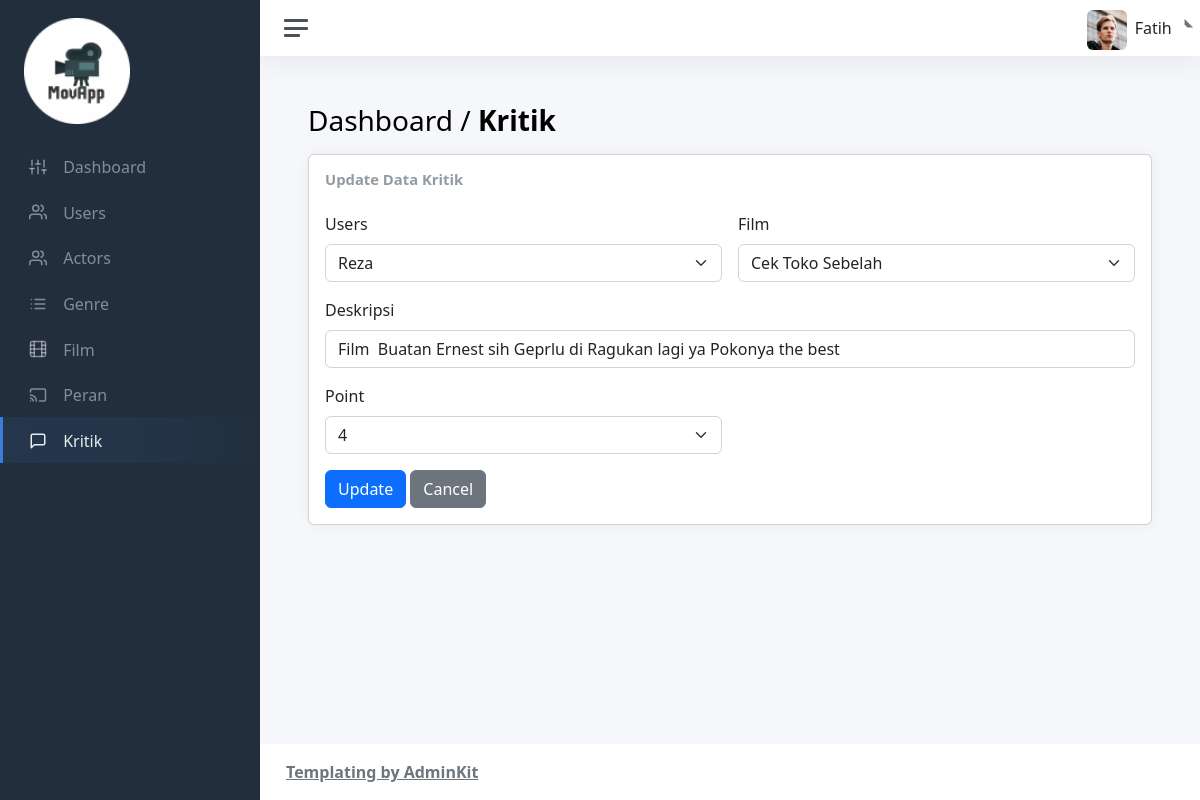
/admin/views/kritik/edit-ktk.php?id=2, run on the app's committed database.
### tables this page shows
CREATE TABLE `kritik` (
  `id` int(11) NOT NULL,
  `users_id` int(11) NOT NULL,
  `film_id` int(11) NOT NULL,
  `content` text DEFAULT NULL,
  `point` int(11) NOT NULL
);

### admin/views/kritik/edit-ktk.php (the view, shortened to what this page needs)
<!DOCTYPE html>
<html lang="en">
    <head>
        <?php include "../layouts/assetsLink.php"; ?>
    </head>
    <body>
        <div class="wrapper">
            <nav id="sidebar" class="sidebar js-sidebar">
                <div class="sidebar-content js-simplebar">
                    <a class="sidebar-brand" href="../../index.php">
                        <img src="../../../assets/img/icons/logo-1.png" alt="logo" width="50%"
                            style="text-align: center;">
                    </a>
                    <ul class="sidebar-nav">
                        <li class="sidebar-item">
                            <a class="sidebar-link" href="../../index.php">
                                <i class="align-middle" data-feather="sliders"></i>
                                <span class="align-middle">Dashboard</span>
                            </a>
                        </li>
                        <li class="sidebar-item">
                            <a class="sidebar-link" href="../user/user.php">
                                <i class="align-middle" data-feather="users"></i>
                                <span class="align-middle">Users</span>
                            </a>
                        </li>
                        <li class="sidebar-item">
                            <a class="sidebar-link" href="../actor/actor.php">
                                <i class="align-middle" data-feather="users"></i>
                                <span class="align-middle">Actors</span>
                            </a>
                        </li>
                        <li class="sidebar-item">
                            <a class="sidebar-link" href="../genre/genre.php">
                                <i class="align-middle" data-feather="list"></i>
                                <span class="align-middle">Genre</span>
                            </a>
                        </li>
                        <li class="sidebar-item">
                            <a class="sidebar-link" href="../film/film.php">
                                <i class="align-middle" data-feather="film"></i>
                                <span class="align-middle">Film</span>
                            </a>
                        </li>
                        <li class="sidebar-item">
                            <a class="sidebar-link" href="../peran/peran.php">
                                <i class="align-middle" data-feather="cast"></i>
                                <span class="align-middle">Peran</span>
                            </a>
                        </li>
                        <li class="sidebar-item active">
                            <a class="sidebar-link" href="kritik.php">
                                <i class="align-middle" data-feather="message-square"></i>
                                <span class="align-middle">Kritik</span>
                            </a>
                        </li>
                    </ul>
                </div>
            </nav>
            <div class="main">
                <?php include_once ("../layouts/navbar.php"); ?>
                <main class="content">
                    <div class="container-fluid p-0">
                        <h1 class="h3 mb-3">Dashboard / <strong>Kritik</strong></h1>
                        <div class="col-sm-12">
                            <div class="card">
                                <div class="card-body">
                                    <?php
                                        include "../../../database/db.php";
                                        $id = $_GET['id'];
                                        $query = $conn->query("SELECT * FROM kritik WHERE id = $id");
                                        while ($data = mysqli_fetch_array($query)) {
                                            $id = $data["id"];
                                            $users_id = $data["users_id"];
                                            $film_id = $data["film_id"];
                                            $content = $data["content"];
                                            $point = $data["point"];
                                        }
                                        $query1 = $conn->query("SELECT * FROM film");
                                        $query2 = $conn->query("SELECT * FROM users");
                                    ?>
                                    <h3 class="card-title mb-4">Update Data Kritik</h3>
                                    <form class="row g-3 needs-validation" novalidate
                                        action="../../../controllers/kritik/update-ktk.php?id=<?php echo $id;?>"
                                        method="post"
                                        enctype="multipart/form-data">
                                        <div class="col-6">
                                            <label for="validationCustomCategory" class="form-label">Users</label>
                                            <div class="input-group has-validation">
                                                <select class="form-select" name="users_id"
                                                    id="validationCategory" required>
                                                    <?php
                                                            while ($data2 = mysqli_fetch_array($query2)) {
                                                                if ($data2["id"] === $users_id) {
                                                    ?>
                                                    <option selected value="<?php echo $data2["id"]?>">
                                                        <?php echo $data2["name"];?>
                                                    </option>
                                                    <?php
                                                                }else{
                                                    ?>
                                                    <option value="<?php echo $data2["id"];?>">
                                                        <?php echo $data2["name"];?>
                                                    </option>
                                                    <?php
                                                            }
                                                        }
                                                    ?>
                                                </select>
                                            </div>
                                        </div>
                                        <div class="col-6">
                                            <label for="validationCustomCategory" class="form-label">Film</label>
                                            <div class="input-group has-validation">
                                                <select class="form-select" name="film_id"
                                                    id="validationCategory" required>
                                                    <?php
                                                            while ($data1 = mysqli_fetch_array($query1)) {
                                                                if ($data1["id"] === $film_id) {
                                                    ?>
                                                    <option selected value="<?php echo $data1["id"]?>">
                                                        <?php echo $data1["judul"];?>
                                                    </option>
                                                    <?php
                                                                }else{
                                                    ?>
                                                    <option value="<?php echo $data1["id"];?>">
                                                        <?php echo $data1["judul"];?>
                                                    </option>
                                                    <?php
                                                            }
                                                        }
                                                    ?>
                                                </select>
                                            </div>
                                        </div>
                                        <div class="col-12">
                                            <label for="validationCustomDescription" class="form-label">Deskripsi</label>
                                            <div class="input-group has-validation">
                                                <input type="text" name="content" value="<?php echo $content; ?>"
                                                    class="form-control" id="validationCustomDescription"
                                                    aria-describedby="inputGroupPrepend" required>
                                            </div>
                                        </div>
                                        <div class="col-6">
                                            <label for="validationCustomChef" class="form-label">Point</label>
                                            <div class="input-group has-validation">
                                                <select class="form-select" name="point"
                                                    id="validationChef" required>
                                                    `<?php
                                                    for($i=1; $i<=5; $i++){
                                                        if ($i == $point) {
                                                    ?>
                                                    <option selected value="<?php echo $i;?>">
                                                        <?php echo $i;?>
                                                    </option>
                                                    <?php
                                                        }else{
                                                    ?>
                                                    <option value="<?php echo $i;?>">
                                                        <?php echo $i;?>
                                                    </option>
                                                    <?php
                                                        }
                                                    }
                                                    ?>
                                                </select>
                                            </div>
                                        </div>
                                        <div class="col-12">
                                            <button class="btn btn-primary" type="submit" name="submit">Update</button>
                                            <a class="btn btn-secondary"
                                                href="kritik.php" role="button">
                                                Cancel
                                            </a>
                                        </div>
                                    </form>
                                </div>
                            </div>
                        </div>
                    </div>
                </main>
                <?php include_once ("../layouts/footer.php"); ?>
            </div>
        </div>
    </body>
</html>

### data on the page
kritik: content "Film Buatan Ernest sih Geprlu di Ragukan lagi ya Pokonya the best", point "4"

### other printed values
form field users_id "Reza"
form field film_id "Cek Toko Sebelah"
